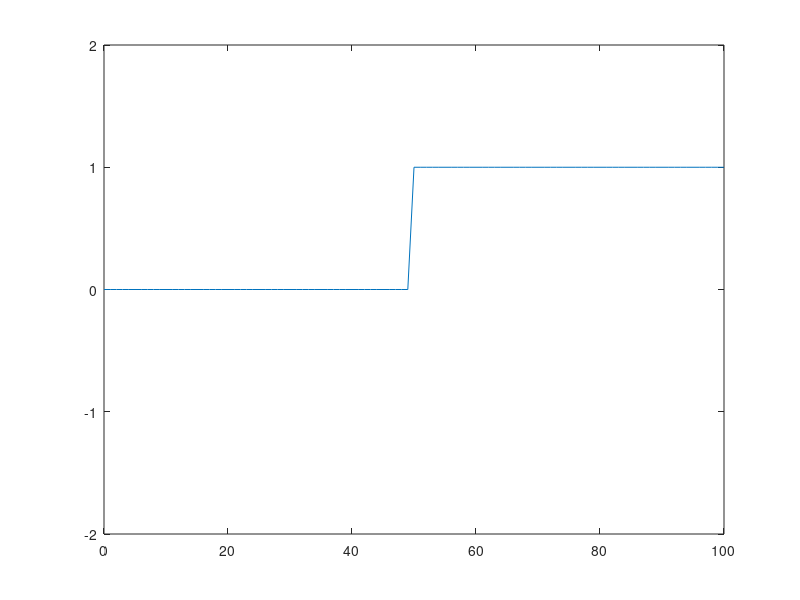

The MATLAB script that drew this image:
function main_1

DT=1;
N=100;
T = 0:DT:N*DT;

X = mystep(T-50);
plot(T,X)
axis([0  N*DT  -2  2])

%x = 0:T:N*T;
%y = sin(2*pi*x);
%plot(x,y);

return
end

function y=mystep(n)
y=n>=0;
end

